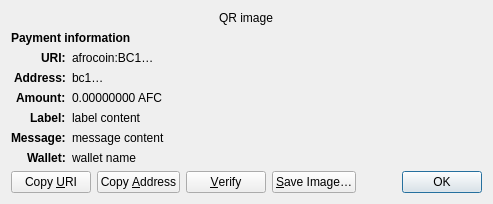
<?xml version="1.0" encoding="UTF-8"?>
<ui version="4.0">
 <class>ReceiveRequestDialog</class>
 <widget class="QDialog" name="ReceiveRequestDialog">
  <property name="geometry">
   <rect>
    <x>0</x>
    <y>0</y>
    <width>413</width>
    <height>229</height>
   </rect>
  </property>
  <property name="windowTitle">
   <string>Request payment to …</string>
  </property>
  <layout class="QGridLayout" name="gridLayout" columnstretch="0,1">
   <property name="sizeConstraint">
    <enum>QLayout::SetFixedSize</enum>
   </property>
   <item row="0" column="0" colspan="2" alignment="Qt::AlignHCenter">
    <widget class="QRImageWidget" name="qr_code">
     <property name="text">
      <string notr="true">QR image</string>
     </property>
     <property name="textInteractionFlags">
      <set>Qt::NoTextInteraction</set>
     </property>
    </widget>
   </item>
   <item row="1" column="0" colspan="2">
    <widget class="QLabel" name="payment_header">
     <property name="font">
      <font>
       <weight>75</weight>
       <bold>true</bold>
      </font>
     </property>
     <property name="text">
      <string>Payment information</string>
     </property>
     <property name="textInteractionFlags">
      <set>Qt::NoTextInteraction</set>
     </property>
    </widget>
   </item>
   <item row="2" column="0" alignment="Qt::AlignRight|Qt::AlignTop">
    <widget class="QLabel" name="uri_tag">
     <property name="font">
      <font>
       <weight>75</weight>
       <bold>true</bold>
      </font>
     </property>
     <property name="text">
      <string notr="true">URI:</string>
     </property>
     <property name="textFormat">
      <enum>Qt::PlainText</enum>
     </property>
     <property name="textInteractionFlags">
      <set>Qt::NoTextInteraction</set>
     </property>
    </widget>
   </item>
   <item row="2" column="1" alignment="Qt::AlignTop">
    <widget class="QLabel" name="uri_content">
     <property name="text">
      <string notr="true">afrocoin:BC1…</string>
     </property>
     <property name="textFormat">
      <enum>Qt::RichText</enum>
     </property>
     <property name="wordWrap">
      <bool>true</bool>
     </property>
     <property name="textInteractionFlags">
      <set>Qt::TextSelectableByMouse</set>
     </property>
    </widget>
   </item>
   <item row="3" column="0" alignment="Qt::AlignRight|Qt::AlignTop">
    <widget class="QLabel" name="address_tag">
     <property name="font">
      <font>
       <weight>75</weight>
       <bold>true</bold>
      </font>
     </property>
     <property name="text">
      <string>Address:</string>
     </property>
     <property name="textInteractionFlags">
      <set>Qt::NoTextInteraction</set>
     </property>
    </widget>
   </item>
   <item row="3" column="1" alignment="Qt::AlignTop">
    <widget class="QLabel" name="address_content">
     <property name="text">
      <string notr="true">bc1…</string>
     </property>
     <property name="textFormat">
      <enum>Qt::PlainText</enum>
     </property>
     <property name="textInteractionFlags">
      <set>Qt::TextSelectableByMouse</set>
     </property>
    </widget>
   </item>
   <item row="4" column="0" alignment="Qt::AlignRight|Qt::AlignTop">
    <widget class="QLabel" name="amount_tag">
     <property name="font">
      <font>
       <weight>75</weight>
       <bold>true</bold>
      </font>
     </property>
     <property name="text">
      <string>Amount:</string>
     </property>
     <property name="textInteractionFlags">
      <set>Qt::NoTextInteraction</set>
     </property>
    </widget>
   </item>
   <item row="4" column="1" alignment="Qt::AlignTop">
    <widget class="QLabel" name="amount_content">
     <property name="text">
      <string notr="true">0.00000000 AFC</string>
     </property>
     <property name="textFormat">
      <enum>Qt::PlainText</enum>
     </property>
     <property name="textInteractionFlags">
      <set>Qt::TextSelectableByMouse</set>
     </property>
    </widget>
   </item>
   <item row="5" column="0" alignment="Qt::AlignRight|Qt::AlignTop">
    <widget class="QLabel" name="label_tag">
     <property name="font">
      <font>
       <weight>75</weight>
       <bold>true</bold>
      </font>
     </property>
     <property name="text">
      <string>Label:</string>
     </property>
     <property name="textInteractionFlags">
      <set>Qt::NoTextInteraction</set>
     </property>
    </widget>
   </item>
   <item row="5" column="1" alignment="Qt::AlignTop">
    <widget class="QLabel" name="label_content">
     <property name="text">
      <string notr="true">label content</string>
     </property>
     <property name="textFormat">
      <enum>Qt::PlainText</enum>
     </property>
     <property name="wordWrap">
      <bool>true</bool>
     </property>
     <property name="textInteractionFlags">
      <set>Qt::TextSelectableByMouse</set>
     </property>
    </widget>
   </item>
   <item row="6" column="0" alignment="Qt::AlignRight|Qt::AlignTop">
    <widget class="QLabel" name="message_tag">
     <property name="font">
      <font>
       <weight>75</weight>
       <bold>true</bold>
      </font>
     </property>
     <property name="text">
      <string>Message:</string>
     </property>
     <property name="textInteractionFlags">
      <set>Qt::NoTextInteraction</set>
     </property>
    </widget>
   </item>
   <item row="6" column="1" alignment="Qt::AlignTop">
    <widget class="QLabel" name="message_content">
     <property name="text">
      <string notr="true">message content</string>
     </property>
     <property name="textFormat">
      <enum>Qt::PlainText</enum>
     </property>
     <property name="wordWrap">
      <bool>true</bool>
     </property>
     <property name="textInteractionFlags">
      <set>Qt::TextSelectableByMouse</set>
     </property>
    </widget>
   </item>
   <item row="7" column="0" alignment="Qt::AlignRight|Qt::AlignTop">
    <widget class="QLabel" name="wallet_tag">
     <property name="font">
      <font>
       <weight>75</weight>
       <bold>true</bold>
      </font>
     </property>
     <property name="text">
      <string>Wallet:</string>
     </property>
     <property name="textInteractionFlags">
      <set>Qt::NoTextInteraction</set>
     </property>
    </widget>
   </item>
   <item row="7" column="1" alignment="Qt::AlignTop">
    <widget class="QLabel" name="wallet_content">
     <property name="text">
      <string notr="true">wallet name</string>
     </property>
     <property name="textFormat">
      <enum>Qt::PlainText</enum>
     </property>
     <property name="wordWrap">
      <bool>true</bool>
     </property>
     <property name="textInteractionFlags">
      <set>Qt::TextSelectableByMouse</set>
     </property>
    </widget>
   </item>
   <item row="8" column="0" colspan="2">
    <layout class="QHBoxLayout" name="horizontalLayout">
     <item>
      <widget class="QPushButton" name="btnCopyURI">
       <property name="text">
        <string>Copy &amp;URI</string>
       </property>
       <property name="autoDefault">
        <bool>false</bool>
       </property>
      </widget>
     </item>
     <item>
      <widget class="QPushButton" name="btnCopyAddress">
       <property name="text">
        <string>Copy &amp;Address</string>
       </property>
       <property name="autoDefault">
        <bool>false</bool>
       </property>
      </widget>
     </item>
     <item>
      <widget class="QPushButton" name="btnVerify">
       <property name="text">
        <string>&amp;Verify</string>
       </property>
       <property name="toolTip">
        <string>Verify this address on e.g. a hardware wallet screen</string>
       </property>
       <property name="autoDefault">
        <bool>false</bool>
       </property>
      </widget>
     </item>
     <item>
      <widget class="QPushButton" name="btnSaveAs">
       <property name="text">
        <string>&amp;Save Image…</string>
       </property>
       <property name="autoDefault">
        <bool>false</bool>
       </property>
      </widget>
     </item>
     <item>
      <spacer name="horizontalSpacer_2">
       <property name="orientation">
        <enum>Qt::Horizontal</enum>
       </property>
       <property name="sizeHint" stdset="0">
        <size>
         <width>40</width>
         <height>20</height>
        </size>
       </property>
      </spacer>
     </item>
     <item>
      <widget class="QDialogButtonBox" name="buttonBox">
       <property name="focusPolicy">
        <enum>Qt::StrongFocus</enum>
       </property>
       <property name="standardButtons">
        <set>QDialogButtonBox::Ok</set>
       </property>
      </widget>
     </item>
    </layout>
   </item>
  </layout>
 </widget>
 <customwidgets>
  <customwidget>
   <class>QRImageWidget</class>
   <extends>QLabel</extends>
   <header>qt/qrimagewidget.h</header>
  </customwidget>
 </customwidgets>
 <tabstops>
  <tabstop>buttonBox</tabstop>
  <tabstop>btnCopyURI</tabstop>
  <tabstop>btnCopyAddress</tabstop>
  <tabstop>btnSaveAs</tabstop>
 </tabstops>
 <resources/>
 <connections>
  <connection>
   <sender>buttonBox</sender>
   <signal>accepted()</signal>
   <receiver>ReceiveRequestDialog</receiver>
   <slot>accept()</slot>
   <hints>
    <hint type="sourcelabel">
     <x>135</x>
     <y>230</y>
    </hint>
    <hint type="destinationlabel">
     <x>135</x>
     <y>126</y>
    </hint>
   </hints>
  </connection>
 </connections>
</ui>
